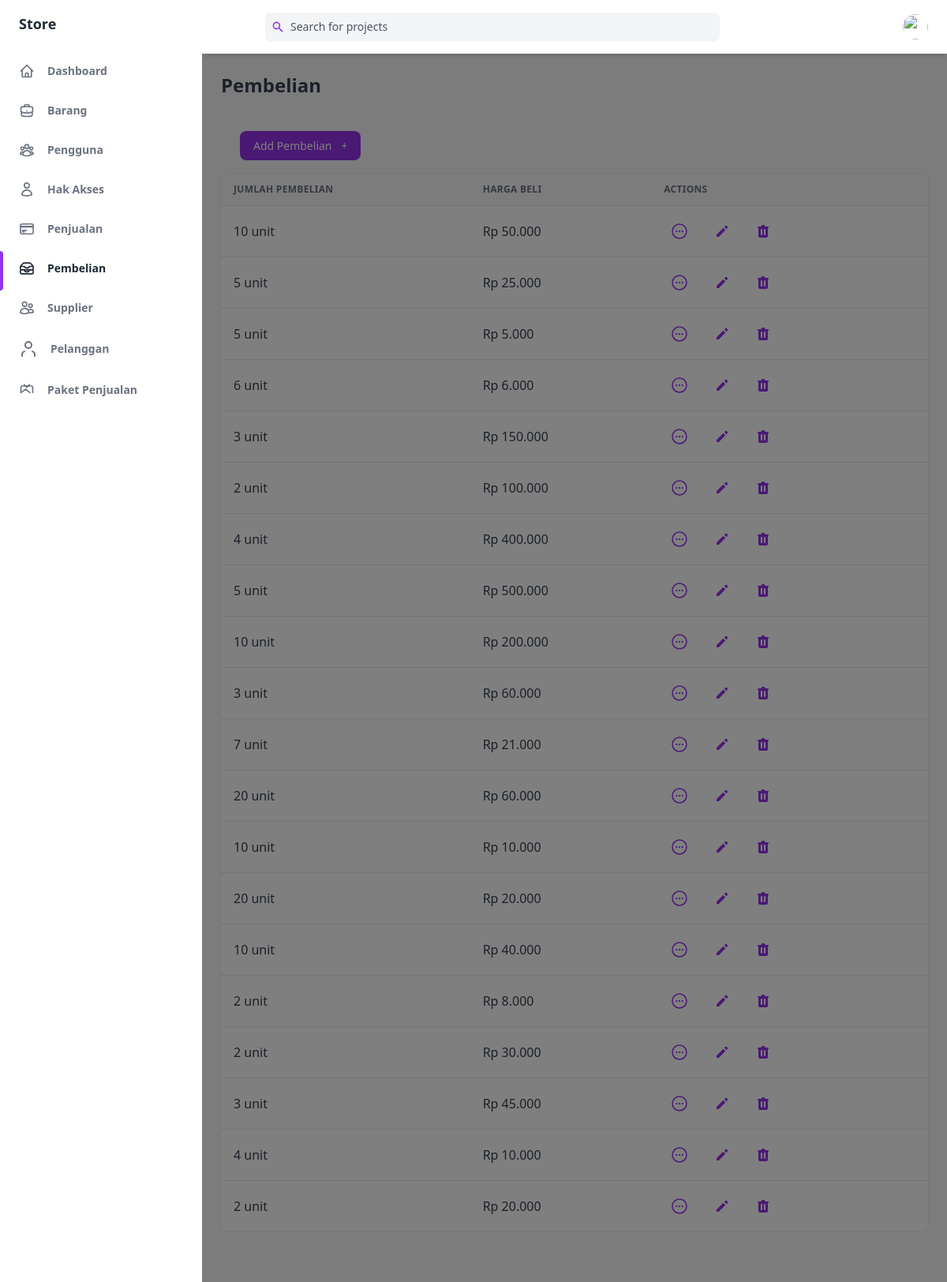
Screenshot of /public/pembelian with the database file from the repository.
### tables this page shows
CREATE TABLE `pembelian` (
  `idPembelian` int(255) NOT NULL,
  `jumlahPembelian` int(255) NOT NULL,
  `hargaBeli` int(11) NOT NULL,
  `idPengguna` int(11) NOT NULL,
  `idBarang` int(255) NOT NULL,
  `idSupplier` int(11) NOT NULL
);

### app/core/Controller.php (called while the page is built, shortened)
<?php
class Controller
{
    public function view($view, $data = [])
    {
        require_once '../app/views/' . $view . '.php';
    }
    public function model($model)
    {
        return new $model;
    }
}

### app/controllers/Pembelian.php (called while the page is built, shortened)
<?php
class Pembelian extends Controller
{
    public function index()
    {
        $data['judul'] = 'Pembelian';
        $data['pembelian'] = $this->model('pembelian_model')->getAllPembelian();
        $this->view('pembelian/index', $data);
    }
}

### app/core/App.php (called while the page is built, shortened)
<?php
class App
{
   protected $method = 'index';
   protected $params = [];
   public function __construct()
   {
      $this->controller = new $this->controller;
      call_user_func_array([$this->controller, $this->method], $this->params);
   }
}

### public/index.php (called while the page is built, shortened)
<?php
$app = new App;

### app/core/Database.php (called while the page is built, shortened)
<?php
class Database
{
    private $host = DB_HOST;
    private $user = DB_USER;
    private $pass = DB_PASS;
    private $db_name = DB_NAME;
    private $dbh;
    private $stmt;
    public function __construct()
    {
        $dsn = 'mysql:host=' . $this->host . ';dbname=' . $this->db_name;
        $option = [
            PDO::ATTR_PERSISTENT => true,
            PDO::ATTR_ERRMODE => PDO::ERRMODE_EXCEPTION
        ];
        try {
            $this->dbh = new PDO($dsn, $this->user, $this->pass, $option);
        } catch (PDOException $error) {
            die($error->getMessage());
        }
    }
    public function query($query)
    {
        $this->stmt = $this->dbh->prepare($query);
    }
    public function execute()
    {
        $this->stmt->execute();
    }
    public function resultSet()
    {
        $this->execute();
        return $this->stmt->fetchAll(PDO::FETCH_ASSOC);
    }
}

### app/models/pembelian_model.php (called while the page is built, shortened)
<?php
class pembelian_model
{
    private $table = 'Pembelian';
    private $db;
    public function __construct()
    {
        $this->db = new Database;
    }
    public function getAllPembelian()
    {
        $this->db->query('SELECT * FROM ' . $this->table);
        return $this->db->resultSet();
    }
}

### app/views/pembelian/index.php (the view, shortened to what this page needs)
<div class="flex h-screen bg-gray-50 dark:bg-gray-900" :class="{ 'overflow-hidden': isSideMenuOpen}">
    <aside class="z-20 flex-shrink-0 hidden w-64 overflow-y-auto bg-white dark:bg-gray-800 md:block">
        <div class="py-4 text-gray-500 dark:text-gray-400">
            <a class="ml-6 text-lg font-bold text-gray-800 dark:text-gray-200" href="#">
                Store
            </a>
            <ul class="mt-6">
                <li class="relative px-6 py-3">
                    <a class="inline-flex items-center w-full text-sm font-semibold transition-colors duration-150 hover:text-gray-800 dark:hover:text-gray-200" href="<?= ROUTE_URL ?>/home">
                        <span class="ml-4">Dashboard</span>
                    </a>
                </li>
            </ul>
            <ul>
                <li class="relative px-6 py-3">
                    <a class="inline-flex items-center w-full text-sm font-semibold transition-colors duration-150 hover:text-gray-800 dark:hover:text-gray-200" href="<?= ROUTE_URL ?>/barang">
                        <span class="ml-4">Barang</span>
                    </a>
                </li>
                <li class="relative px-6 py-3">
                    <a class="inline-flex items-center w-full text-sm font-semibold transition-colors duration-150 hover:text-gray-800 dark:hover:text-gray-200" href="<?= ROUTE_URL ?>/pengguna">
                        <span class="ml-4">Pengguna</span>
                    </a>
                </li>
                <li class="relative px-6 py-3">
                    <a class="inline-flex items-center w-full text-sm font-semibold transition-colors duration-150 hover:text-gray-800 dark:hover:text-gray-200" href="<?= ROUTE_URL ?>/role">
                        <span class="ml-4">Hak Akses</span>
                    </a>
                </li>
                <li class="relative px-6 py-3">
                    <a class="inline-flex items-center w-full text-sm font-semibold transition-colors duration-150 hover:text-gray-800 dark:hover:text-gray-200" href="<?= ROUTE_URL ?>/penjualan">
                        <span class="ml-4">Penjualan</span>
                    </a>
                </li>
                <li class="relative px-6 py-3">
                    <span class="absolute inset-y-0 left-0 w-1 bg-purple-600 rounded-tr-lg rounded-br-lg"></span>
                    <a class="inline-flex items-center w-full text-sm font-semibold transition-colors duration-150 text-gray-800 dark:text-gray-100 hover:text-gray-800 dark:hover:text-gray-200" href="<?= ROUTE_URL ?>/pembelian">
                        <span class="ml-4">Pembelian</span>
                    </a>
                </li>
                <li class="relative px-6 py-3">
                    <a class="inline-flex items-center w-full text-sm font-semibold transition-colors duration-150 hover:text-gray-800 dark:hover:text-gray-200" href="<?= ROUTE_URL ?>/supplier">
                        <span class="ml-4">Supplier</span>
                    </a>
                </li>
                <li class="relative px-6 py-3">
                    <a class="inline-flex items-center w-full text-sm font-semibold transition-colors duration-150 hover:text-gray-800 dark:hover:text-gray-200" href="<?= ROUTE_URL ?>/pelanggan">
                        <svg xmlns="http://www.w3.org/2000/svg" width="24" height="24" viewBox="0 0 24 24" fill="none" stroke="currentColor" stroke-width="2" stroke-linecap="round" stroke-linejoin="round">
                            <path d="M20 21v-2a4 4 0 0 0-3-3.87"></path>
                            <path d="M4 21v-2a4 4 0 0 1 3-3.87"></path>
                            <circle cx="12" cy="7" r="4"></circle>
                        </svg>
                        <span class="ml-4">Pelanggan</span>
                    </a>
                </li>
                <li class="relative px-6 py-3">
                    <a class="inline-flex items-center w-full text-sm font-semibold transition-colors duration-150 hover:text-gray-800 dark:hover:text-gray-200" href="<?= ROUTE_URL ?>/paketPenjualan">
                        <svg class="w-5 h-5" aria-hidden="true" fill="none" stroke-linecap="round" stroke-linejoin="round" stroke-width="2" viewBox="0 0 24 24" stroke="currentColor">
                            <path d="M21 16V8a2 2 0 0 0-2-2H5a2 2 0 0 0-2 2v8" />
                            <path d="M3 16l7-5 7 5"></path>
                            <path d="M8 4l4 4 4-4"></path>
                        </svg>
                        <span class="ml-4">Paket Penjualan</span>
                    </a>
                </li>
            </ul>
        </div>
    </aside>
    <div x-show="isSideMenuOpen" x-transition:enter="transition ease-in-out duration-150" x-transition:enter-start="opacity-0" x-transition:enter-end="opacity-100" x-transition:leave="transition ease-in-out duration-150" x-transition:leave-start="opacity-100" x-transition:leave-end="opacity-0" class="fixed inset-0 z-10 flex items-end bg-black bg-opacity-50 sm:items-center sm:justify-center"></div>
    <div class="flex flex-col flex-1 w-full">
        <header class="z-10 py-4 bg-white shadow-md dark:bg-gray-800">
            <div class="container flex items-center justify-between h-full px-6 mx-auto text-purple-600 dark:text-purple-300">
                <div class="flex justify-center flex-1 lg:mr-32">
                    <div class="relative w-full max-w-xl mr-6 focus-within:text-purple-500">
                        <div class="absolute inset-y-0 flex items-center pl-2">
                            <svg class="w-4 h-4" aria-hidden="true" fill="currentColor" viewBox="0 0 20 20">
                                <path fill-rule="evenodd" d="M8 4a4 4 0 100 8 4 4 0 000-8zM2 8a6 6 0 1110.89 3.476l4.817 4.817a1 1 0 01-1.414 1.414l-4.816-4.816A6 6 0 012 8z" clip-rule="evenodd"></path>
                            </svg>
                        </div>
                        <input class="w-full pl-8 pr-2 text-sm text-gray-700 placeholder-gray-600 bg-gray-100 border-0 rounded-md dark:placeholder-gray-500 dark:focus:shadow-outline-gray dark:focus:placeholder-gray-600 dark:bg-gray-700 dark:text-gray-200 focus:placeholder-gray-500 focus:bg-white focus:border-purple-300 focus:outline-none focus:shadow-outline-purple form-input" type="text" placeholder="Search for projects" aria-label="Search" />
                    </div>
                </div>
                <ul class="flex items-center flex-shrink-0 space-x-6">
                    <li class="relative">
                        <button class="align-middle rounded-full focus:shadow-outline-purple focus:outline-none" @click="toggleProfileMenu" @keydown.escape="closeProfileMenu" aria-label="Account" aria-haspopup="true">
                            <img class="object-cover w-8 h-8 rounded-full" src="https://images.unsplash.com/photo-1502378735452-bc7d86632805?ixlib=rb-0.3.5&q=80&fm=jpg&crop=entropy&cs=tinysrgb&w=200&fit=max&s=aa3a807e1bbdfd4364d1f449eaa96d82" alt="" aria-hidden="true" />
                        </button>
                    </li>
                </ul>
            </div>
        </header>
        <main class="h-full pb-16 overflow-y-auto">
            <div class="container grid px-6 mx-auto">
                <h2 class="my-6 text-2xl font-semibold text-gray-700 dark:text-gray-200">
                    Pembelian
                </h2>
                <div class="px-6 my-6">
                    <a href="<?= ROUTE_URL ?>/pembelian/create" class="items-center justify-between px-4 py-2 text-sm font-medium leading-5 text-white transition-colors duration-150 bg-purple-600 border border-transparent rounded-lg active:bg-purple-600 hover:bg-purple-700 focus:outline-none focus:shadow-outline-purple">
                        Add Pembelian
                        <span class="ml-2" aria-hidden="true">+</span>
                    </a>
                </div>
                <div class="w-full overflow-hidden rounded-lg shadow-xs">
                    <div class="w-full overflow-x-auto">
                        <table class="w-full whitespace-no-wrap">
                            <thead>
                                <tr class="text-xs font-semibold tracking-wide text-left text-gray-500 uppercase border-b dark:border-gray-700 bg-gray-50 dark:text-gray-400 dark:bg-gray-800">
                                    <th class="px-4 py-3">Jumlah Pembelian</th>
                                    <th class="px-4 py-3">Harga Beli</th>
                                    <th class="px-4 py-3">Actions</th>
                                </tr>
                            </thead>
                            <tbody class="bg-white divide-y dark:divide-gray-700 dark:bg-gray-800">
                                <?php foreach ($data['pembelian'] as $pembelian) : ?>
                                    <tr class="text-gray-700 dark:text-gray-400">
                                        <td class="px-4 py-3"><?= $pembelian['jumlahPembelian'] ?> unit</td>
                                        <td class="px-4 py-3">Rp <?= number_format($pembelian['hargaBeli'], 0, ',', '.'); ?> </td>
                                        <td class="px-4 py-3">
                                            <div class="flex items-center space-x-4 text-sm">
                                                <a href="<?= ROUTE_URL ?>/pembelian/detail/<?= $pembelian['idPembelian'] ?>" class="flex items-center justify-between px-2 py-2 text-sm font-medium leading-5 text-purple-600 rounded-lg dark:text-gray-400 hover:text-gray-800 dark:hover:text-gray-200 focus:outline-none focus:shadow-outline-gray" aria-label="Edit">
                                                </a>
                                                <a href="<?= ROUTE_URL ?>/pembelian/edit/<?= $pembelian['idPembelian'] ?>" class="flex items-center justify-between px-2 py-2 text-sm font-medium leading-5 text-purple-600 rounded-lg dark:text-gray-400 hover:text-gray-800 dark:hover:text-gray-200 focus:outline-none focus:shadow-outline-gray" aria-label="Edit">
                                                    <svg class="w-5 h-5" aria-hidden="true" fill="currentColor" viewBox="0 0 20 20">
                                                        <path d="M13.586 3.586a2 2 0 112.828 2.828l-.793.793-2.828-2.828.793-.793zM11.379 5.793L3 14.172V17h2.828l8.38-8.379-2.83-2.828z"></path>
                                                    </svg>
                                                </a>
                                                <a href="<?= ROUTE_URL ?>/pembelian/hapus/<?= $pembelian['idPembelian'] ?>" class="flex items-center justify-between px-2 py-2 text-sm font-medium leading-5 text-purple-600 rounded-lg dark:text-gray-400 focus:outline-none focus:shadow-outline-gray" aria-label="Delete" onclick="return confirm('Are you sure to delete?')">
                                                </a>
                                            </div>
                                        </td>
                                    </tr>
                                <?php endforeach; ?>
                            </tbody>
                        </table>
                    </div>
                </div>
            </div>
        </main>
    </div>
</div>

### rows the page displays
pembelian: jumlahPembelian "10", hargaBeli "50.000"
pembelian: jumlahPembelian "5", hargaBeli "25.000"
pembelian: jumlahPembelian "5", hargaBeli "5.000"
pembelian: jumlahPembelian "6", hargaBeli "6.000"
pembelian: jumlahPembelian "3", hargaBeli "150.000"
pembelian: jumlahPembelian "2", hargaBeli "100.000"
pembelian: jumlahPembelian "4", hargaBeli "400.000"
pembelian: jumlahPembelian "5", hargaBeli "500.000"
pembelian: jumlahPembelian "10", hargaBeli "200.000"
pembelian: jumlahPembelian "3", hargaBeli "60.000"
pembelian: jumlahPembelian "7", hargaBeli "21.000"
pembelian: jumlahPembelian "20", hargaBeli "60.000"
pembelian: jumlahPembelian "10", hargaBeli "10.000"
pembelian: jumlahPembelian "20", hargaBeli "20.000"
pembelian: jumlahPembelian "10", hargaBeli "40.000"
pembelian: jumlahPembelian "2", hargaBeli "8.000"
pembelian: jumlahPembelian "2", hargaBeli "30.000"
pembelian: jumlahPembelian "3", hargaBeli "45.000"
pembelian: jumlahPembelian "4", hargaBeli "10.000"
pembelian: jumlahPembelian "2", hargaBeli "20.000"
